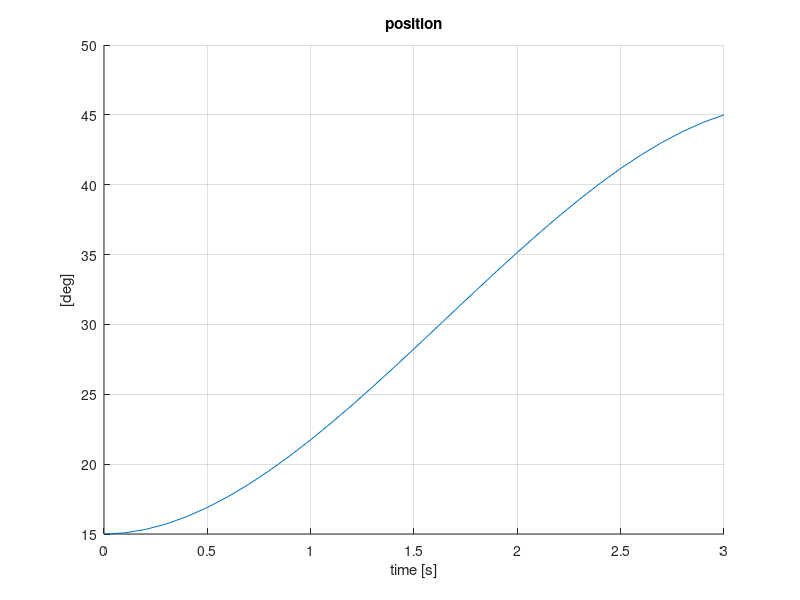
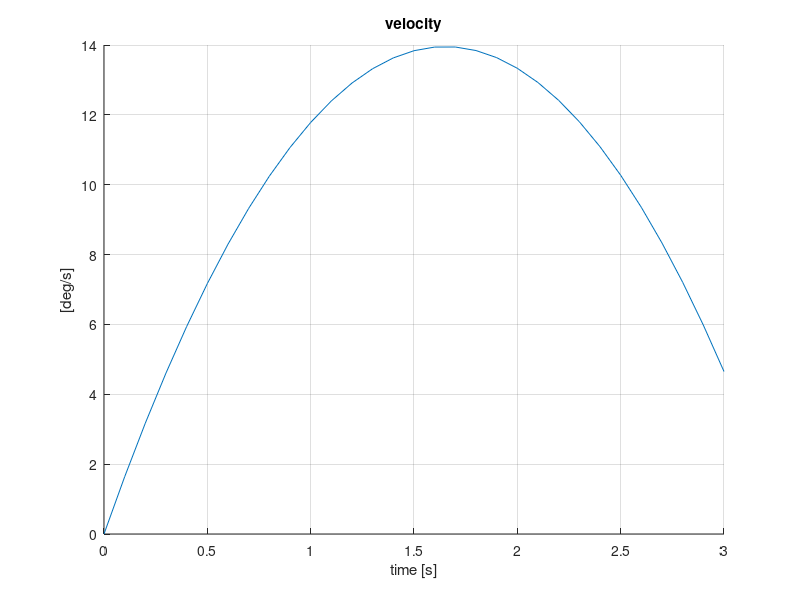
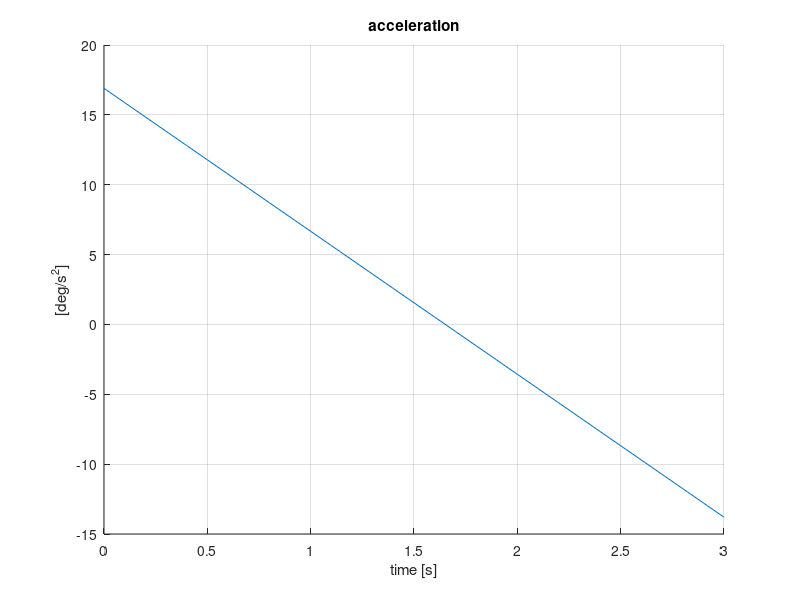

Write MATLAB code to recreate these figures, in order.
%% Plot cubic polynomial

% time
T=3;
t=[0:0.1:T];

% cubic polynomial
q0=15; q1=45;
dq=q1-q0;

v0=0; v1=0;

%In general to find the coefficients we have
% a+b+c = 1
% 3a+2b+c = v1*T/dq
% c = v0*T/dq
a=-1.5348;
b=2.5348;
c=0;

% position
qp= q0+dq*(a*(t/T).^3 + b*(t/T).^2 + c*(t/T))

figure
hold on
plot(t,qp);grid; title('position');xlabel('time [s]');ylabel('[deg]')
pause;

% velocity
qv= dq*(3*a*(t/T).^2 + 2*b*(t/T) + c)/T

figure
hold on
plot(t,qv);grid; title('velocity');xlabel('time [s]');ylabel('[deg/s]')
pause;

% acceleration
qa=dq*(6*a*(t/T)+ 2*b)/T^2

figure
hold on
plot(t,qa);grid; title('acceleration');xlabel('time [s]');ylabel('[deg/s^2]')
pause;
